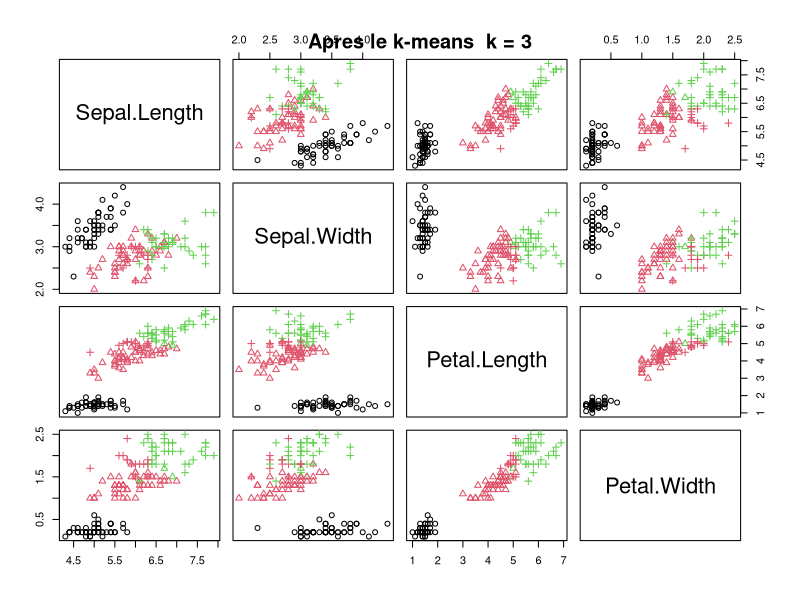

R code for this plot: (Note: this script raises an error after producing the figure.)
Data <- iris
summary(Data)


### K-means
#cluster 1-4 colone ，5 colone is label 
km <- kmeans(iris[,1:4], 3)

#plot

plot(iris[,c("Sepal.Length", "Sepal.Width","Petal.Length","Petal.Width")], col = km$cluster, pch = as.integer(iris$Species))
points(km$centers[,c("Sepal.Length", "Sepal.Width","Petal.Length","Petal.Width")], col = 1:3, pch = 8, cex=2)
title(paste("Apres le k-means  k =", 3))
#matrix confused
table(km$cluster,iris[,5])

#reslut of k-means
#print(km)


### K-medoid (pam)
library(fpc)
kd <- pam(iris[,1:4], 3,metric="euclidean")
plot(kd)
plot(iris[,c("Sepal.Length", "Sepal.Width","Petal.Length","Petal.Width")], col = km$cluster, pch = as.integer(iris$Species))
points(kd$centers[,c("Sepal.Length", "Sepal.Width","Petal.Length","Petal.Width")], col = 1:3, pch = 8, cex=2)
title(paste("Apres le k-means pour tout 4 variabels k =", k))
#matrix confused
table(kd$cluster,iris[,5])



###clustering hierarchique
md <- dist(iris[,1:4])

hh <- hclust(md,'complete')
plot(hh)

hh <- hclust(md,'ward')
plot(hh)
#matrix confused
table(md$cluster,iris[,5])

###DBSCAN
db_x <- dbscan(iris[,1:4],eps=0.4,MinPts=3)
db_x
db_x$cluster
plot(iris[,1:4], col = db_x$cluster + 1)
title("DBSCAN pour eps = 0.2")
table(db_x$cluster,iris[,5])
